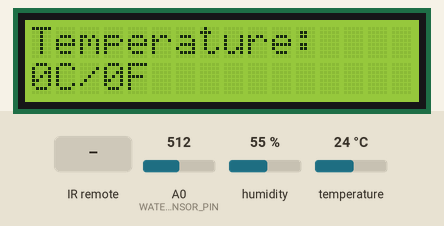
Bench run of a sketch on a simulated Arduino Uno, built with avr-gcc and run on an emulated ATmega328P. Shown: 16×2 character LCD. The test bench sets the inputs (shaded band); at power-on: A0 (WATER_LEVEL_SENSOR_PIN) = 512, humidity 55 %, temperature 24 °C. What the sketch prints to the serial monitor is not drawn.

Above: at 1.2 s.
1.3 s: infrared code 0xFFFFFFFF received
At 5.3 s:
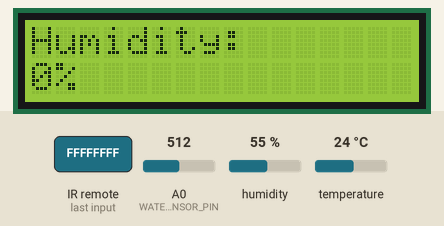
8.6 s: infrared code 0xFFFFFFFF received
At 10.0 s:
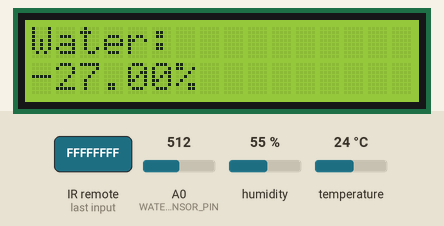
10.6 s: A0 (WATER_LEVEL_SENSOR_PIN) set to 540
At 11.9 s:
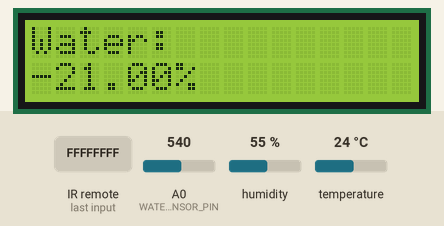
12.6 s: A0 (WATER_LEVEL_SENSOR_PIN) set to 520
At 13.8 s:
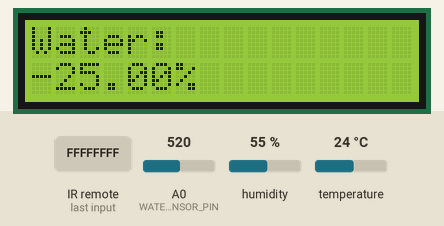
14.6 s: A0 (WATER_LEVEL_SENSOR_PIN) set to 716
At 15.7 s:
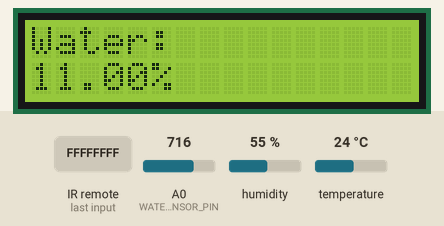
Timing chart, 0 to 17.6 s (numbered marks = the images above; inputs shaded):
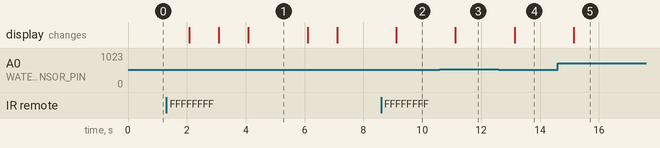

The sketch:

weather_sensors_ir.ino
```cpp
#include <LiquidCrystal.h>
#include <dht_nonblocking.h>
#include "IRremote.h"

int receiver = 11; // Signal Pin of IR receiver to Arduino Digital Pin 11

/*-----( Declare objects )-----*/
IRrecv irrecv(receiver);     // create instance of 'irrecv'
decode_results results;      // create instance of 'decode_results'
// Set up the LCD module
LiquidCrystal lcd(7, 8, 9, 10, 13, 12);
// Set up the DHT11 sensor
#define DHT_SENSOR_PIN 2
#define DHT_SENSOR_TYPE DHT_TYPE_11
DHT_nonblocking dht_sensor(DHT_SENSOR_PIN, DHT_SENSOR_TYPE);
// Set up the water level detection sensor
#define WATER_LEVEL_SENSOR_PIN A0
const int MAX_WATER_LEVEL = 530;

// Initialize the current mode to temperature
int current_mode = 1;

void translateIR() // takes action based on IR code received
{
  // Increment the current mode and wrap around if needed
  switch(results.value)
  {
  case 0xFFFFFFFF:
    Serial.println("REPEAT");
    if(current_mode == 3)
    {
      current_mode = 1;
    }
    else
    {
      current_mode += 1;
    }
  break;
  }
}

void setup() {
  Serial.begin(9600);  // Initialize the serial port for debugging
  lcd.begin(16, 2); // Initialize the LCD
  irrecv.enableIRIn(); // Start the receiver
}

void loop()   /*----( LOOP: RUNS CONSTANTLY )----*/
{
  float temperature;
  float humidity;
  int water_level;
  float water_percent;

  // Check for IR signal
  if (irrecv.decode(&results))
  {
    translateIR(); // Process the IR signal
    irrecv.resume(); // Receive the next value
  }


  // Measure temperature and humidity
  dht_sensor.measure(&temperature, &humidity);

  // Measure water level and calculate percentage
  water_level = analogRead(WATER_LEVEL_SENSOR_PIN);
  water_percent = (water_level * 100) / MAX_WATER_LEVEL;

  // Update LCD display based on current mode


  if (current_mode == 1)
    {
      lcd.clear();
      lcd.setCursor(0, 0);
      lcd.print("Temperature: ");
      lcd.setCursor(0, 1);
      lcd.print((int)temperature);
      lcd.print("C/");
      lcd.print((int)(temperature * 1.8 + 32));
      lcd.print("F");
    }

  if (current_mode == 2)
    {
      lcd.clear();
      lcd.setCursor(0, 0);
      lcd.print("Humidity: ");
      lcd.setCursor(0, 1);
      lcd.print((int)humidity);
      lcd.print("%  ");
      lcd.setCursor(0, 1);
    }
  if (current_mode == 3)
    {
      lcd.clear();
      lcd.setCursor(0, 0);
      lcd.print("Water: ");
      lcd.setCursor(0, 1);
      lcd.print(water_percent);
      lcd.print("%");
      lcd.setCursor(0, 1);
    }
  delay(1000);
}
```

Measured:
- after the input at 1.3 s, the display: changes after 0.78 s (image 1)
- after the input at 8.6 s, the display: changes after 0.51 s (image 2)
- after the input at 10.6 s, the display: changes after 0.52 s (image 3)
- after the input at 12.6 s, the display: changes after 0.54 s (image 4)
- after the input at 14.6 s, the display: changes after 0.55 s (image 5)
- what the display in image 1 shows lasts 2.0 s, from 4.1 s to 6.1 s
